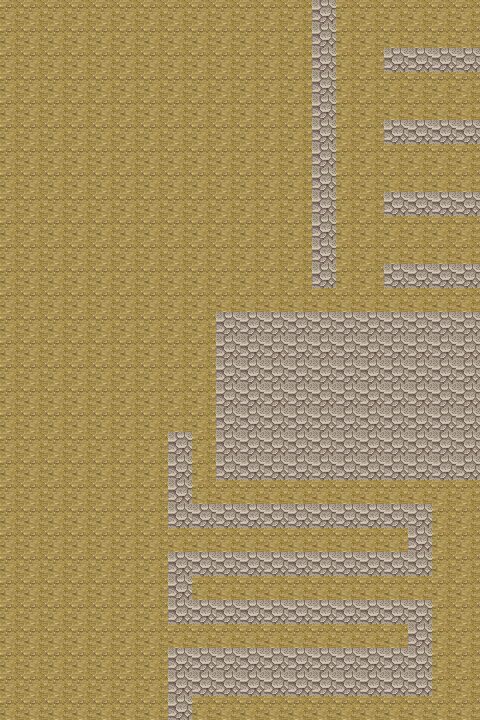

Rendered tile map (Tiled .tmx) drawn with the repository's tilesets; below, a short description and the full map source, tile grids included:
An orthogonal 20x30 tile map with 24x24 px tiles, 2 tile layers (图块层1, 图块层 2) and 6 objects (6x rect).

<map version="1.10" tiledversion="1.11.0" orientation="orthogonal" renderorder="right-down" width="20" height="30" tilewidth="24" tileheight="24" infinite="0" nextlayerid="4" nextobjectid="10">
 <tileset firstgid="1" name="hyptosis_tile-art-batch-3" tilewidth="24" tileheight="24" tilecount="1600" columns="40">
  <image source="hyptosis_tile-art-batch-3.png" width="960" height="960" />
 </tileset>
 <layer id="1" name="图块层1" width="20" height="30">
  <properties>
   <property name="level" type="int" value="1" />
   <property name="score" type="int" value="100" />
  </properties>
  <data encoding="csv">
1,1,1,1,1,1,1,1,1,1,1,1,1,1,1,1,1,1,1,1,
1,1,1,1,1,1,1,1,1,1,1,1,1,1,1,1,1,1,1,1,
1,1,1,1,1,1,1,1,1,1,1,1,1,1,1,1,1,1,1,1,
1,1,1,1,1,1,1,1,1,1,1,1,1,1,1,1,1,1,1,1,
1,1,1,1,1,1,1,1,1,1,1,1,1,1,1,1,1,1,1,1,
1,1,1,1,1,1,1,1,1,1,1,1,1,1,1,1,1,1,1,1,
1,1,1,1,1,1,1,1,1,1,1,1,1,1,1,1,1,1,1,1,
1,1,1,1,1,1,1,1,1,1,1,1,1,1,1,1,1,1,1,1,
1,1,1,1,1,1,1,1,1,1,1,1,1,1,1,1,1,1,1,1,
1,1,1,1,1,1,1,1,1,1,1,1,1,1,1,1,1,1,1,1,
1,1,1,1,1,1,1,1,1,1,1,1,1,1,1,1,1,1,1,1,
1,1,1,1,1,1,1,1,1,1,1,1,1,1,1,1,1,1,1,1,
1,1,1,1,1,1,1,1,1,1,1,1,1,1,1,1,1,1,1,1,
1,1,1,1,1,1,1,1,1,1,1,1,1,1,1,1,1,1,1,1,
1,1,1,1,1,1,1,1,1,1,1,1,1,1,1,1,1,1,1,1,
1,1,1,1,1,1,1,1,1,1,1,1,1,1,1,1,1,1,1,1,
1,1,1,1,1,1,1,1,1,1,1,1,1,1,1,1,1,1,1,1,
1,1,1,1,1,1,1,1,1,1,1,1,1,1,1,1,1,1,1,1,
1,1,1,1,1,1,1,1,1,1,1,1,1,1,1,1,1,1,1,1,
1,1,1,1,1,1,1,1,1,1,1,1,1,1,1,1,1,1,1,1,
1,1,1,1,1,1,1,1,1,1,1,1,1,1,1,1,1,1,1,1,
1,1,1,1,1,1,1,1,1,1,1,1,1,1,1,1,1,1,1,1,
1,1,1,1,1,1,1,1,1,1,1,1,1,1,1,1,1,1,1,1,
1,1,1,1,1,1,1,1,1,1,1,1,1,1,1,1,1,1,1,1,
1,1,1,1,1,1,1,1,1,1,1,1,1,1,1,1,1,1,1,1,
1,1,1,1,1,1,1,1,1,1,1,1,1,1,1,1,1,1,1,1,
1,1,1,1,1,1,1,1,1,1,1,1,1,1,1,1,1,1,1,1,
1,1,1,1,1,1,1,1,1,1,1,1,1,1,1,1,1,1,1,1,
1,1,1,1,1,1,1,1,1,1,1,1,1,1,1,1,1,1,1,1,
1,1,1,1,1,1,1,1,1,1,1,1,1,1,1,1,1,1,1,1
</data>
 </layer>
 <objectgroup id="2" name="对象层1">
  <object id="3" type="rect" x="322.591" y="59.2713" width="5" height="5">
   <properties>
    <property name="color" value="gold" />
    <property name="h" type="int" value="5" />
    <property name="w" type="int" value="5" />
   </properties>
   <ellipse />
  </object>
  <object id="5" type="rect" x="327.864" y="132.561" width="5" height="5">
   <properties>
    <property name="color" value="gold" />
    <property name="h" type="int" value="5" />
    <property name="w" type="int" value="5" />
   </properties>
   <ellipse />
  </object>
  <object id="6" type="rect" x="407.54" y="94.666" width="5" height="5">
   <properties>
    <property name="color" value="gold" />
    <property name="h" type="int" value="5" />
    <property name="w" type="int" value="5" />
   </properties>
   <ellipse />
  </object>
  <object id="7" type="rect" x="261.791" y="110.213" width="5" height="5">
   <properties>
    <property name="color" value="gold" />
    <property name="h" type="int" value="5" />
    <property name="w" type="int" value="5" />
   </properties>
   <ellipse />
  </object>
  <object id="8" type="rect" x="268.593" y="220.982" width="5" height="5">
   <properties>
    <property name="color" value="gold" />
    <property name="h" type="int" value="5" />
    <property name="w" type="int" value="5" />
   </properties>
   <ellipse />
  </object>
  <object id="9" type="rect" x="328.836" y="156.852" width="5" height="5">
   <properties>
    <property name="color" value="gold" />
    <property name="h" type="int" value="5" />
    <property name="point" type="int" value="1" />
    <property name="w" type="int" value="5" />
   </properties>
   <ellipse />
  </object>
 </objectgroup>
 <layer id="3" name="图块层 2" width="20" height="30">
  <data encoding="csv">
0,0,0,0,0,0,0,0,0,0,0,0,0,7,0,0,0,0,0,0,
0,0,0,0,0,0,0,0,0,0,0,0,0,7,0,0,0,0,0,0,
0,0,0,0,0,0,0,0,0,0,0,0,0,7,0,0,7,7,7,7,
0,0,0,0,0,0,0,0,0,0,0,0,0,7,0,0,0,0,0,0,
0,0,0,0,0,0,0,0,0,0,0,0,0,7,0,0,0,0,0,0,
0,0,0,0,0,0,0,0,0,0,0,0,0,7,0,0,7,7,7,7,
0,0,0,0,0,0,0,0,0,0,0,0,0,7,0,0,0,0,0,0,
0,0,0,0,0,0,0,0,0,0,0,0,0,7,0,0,0,0,0,0,
0,0,0,0,0,0,0,0,0,0,0,0,0,7,0,0,7,7,7,7,
0,0,0,0,0,0,0,0,0,0,0,0,0,7,0,0,0,0,0,0,
0,0,0,0,0,0,0,0,0,0,0,0,0,7,0,0,0,0,0,0,
0,0,0,0,0,0,0,0,0,0,0,0,0,7,0,0,7,7,7,7,
0,0,0,0,0,0,0,0,0,0,0,0,0,0,0,0,0,0,0,0,
0,0,0,0,0,0,0,0,0,7,7,7,7,7,7,7,7,7,7,7,
0,0,0,0,0,0,0,0,0,7,7,7,7,7,7,7,7,7,7,7,
0,0,0,0,0,0,0,0,0,7,7,7,7,7,7,7,7,7,7,7,
0,0,0,0,0,0,0,0,0,7,7,7,7,7,7,7,7,7,7,7,
0,0,0,0,0,0,0,0,0,7,7,7,7,7,7,7,7,7,7,7,
0,0,0,0,0,0,0,7,0,7,7,7,7,7,7,7,7,7,7,7,
0,0,0,0,0,0,0,7,0,7,7,7,7,7,7,7,7,7,7,7,
0,0,0,0,0,0,0,7,0,0,0,0,0,0,0,0,0,0,0,0,
0,0,0,0,0,0,0,7,7,7,7,7,7,7,7,7,7,7,0,0,
0,0,0,0,0,0,0,0,0,0,0,0,0,0,0,0,0,7,0,0,
0,0,0,0,0,0,0,7,7,7,7,7,7,7,7,7,7,7,0,0,
0,0,0,0,0,0,0,7,0,0,0,0,0,0,0,0,0,0,0,0,
0,0,0,0,0,0,0,7,7,7,7,7,7,7,7,7,7,7,0,0,
0,0,0,0,0,0,0,0,0,0,0,0,0,0,0,0,0,7,0,0,
0,0,0,0,0,0,0,7,7,7,7,7,7,7,7,7,7,7,0,0,
0,0,0,0,0,0,0,7,7,7,7,7,7,7,7,7,7,7,0,0,
0,0,0,0,0,0,0,7,0,0,0,0,0,0,0,0,0,0,0,0
</data>
 </layer>
</map>
